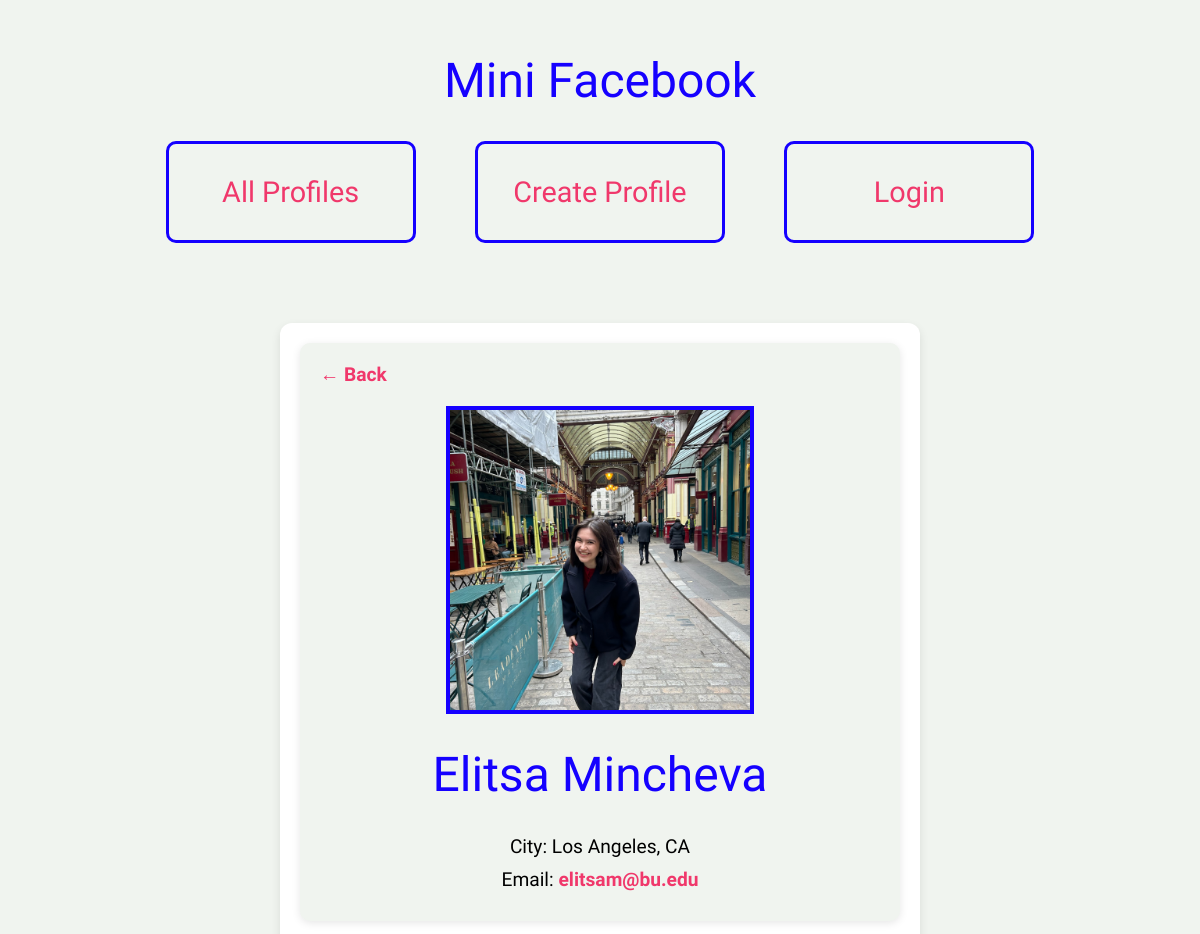
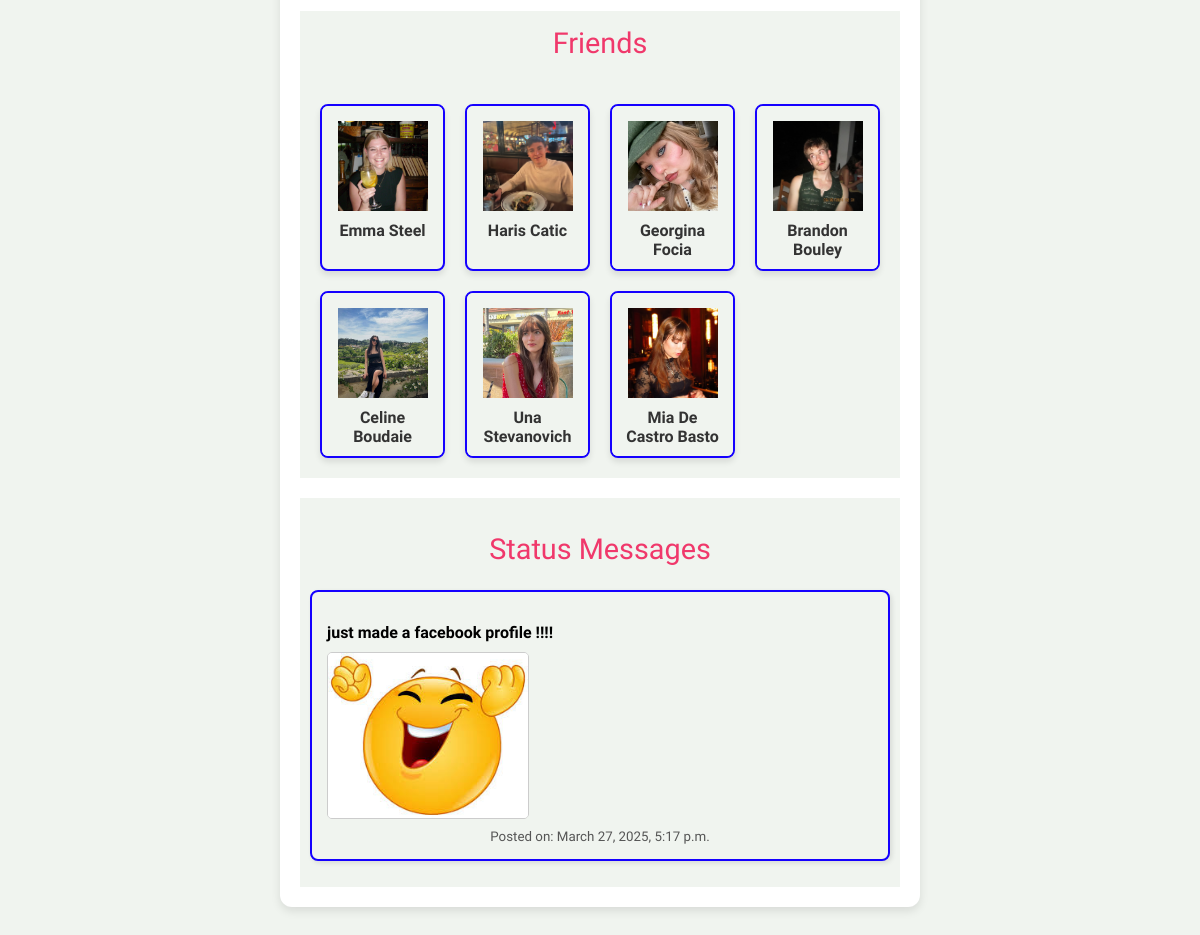
Screenshot of /mini_fb/profile/9 with the database file from the repository (2 pictures, top to bottom).
### mini_fb/models.py (models this page shows, shortened)
class Profile(models.Model):
    first_name = models.CharField(max_length=50)    # user's first name
    last_name = models.CharField(max_length=50)     # user's last name
    city = models.CharField(max_length=100)         # city of residence
    email = models.EmailField(unique=True)          # unique email for each profile
    image_file = models.ImageField(blank=True)      # profile pic image upload
    user = models.ForeignKey(User, on_delete=models.CASCADE)
    def get_status_messages(self):
        return self.status_messages.all().order_by('-timestamp')
    def get_absolute_url(self):
        return reverse('profile', kwargs={'pk':self.pk})
    def get_friends(self):
        friends = Friend.objects.filter(
            models.Q(profile1=self) | models.Q(profile2=self)
        )
        friends_profiles = []
        for friend in friends:
            if friend.profile1 != self:
                friends_profiles.append(friend.profile1)
            if friend.profile2 != self:
                friends_profiles.append(friend.profile2)
        return friends_profiles

class StatusMessage(models.Model):
    timestamp = models.DateTimeField(auto_now_add=True) # timestamp of message creation
    message = models.TextField()    # the actual status emssage content
    profile = models.ForeignKey(Profile, on_delete=models.CASCADE, related_name="status_messages")  # link the status message to the associated profile
    def get_images(self):
        return Image.objects.filter(status_images__status_message=self)

class Image(models.Model):
    profile = models.ForeignKey(Profile, on_delete=models.CASCADE, related_name="images")   # link the image to the profile
    image_file = models.ImageField(upload_to='images/')
    timestamp = models.DateTimeField(auto_now_add=True)
    caption = models.TextField(blank=True, null=True)

### mini_fb/views.py (the view)
# urls.py: path(r'profile/<int:pk>', ProfileView.as_view(), name="profile"),
class ProfileView(BaseView, DetailView):
    model = Profile
    template_name = "mini_fb/profile.html"
    context_object_name = "profile"

### mini_fb/views.py (called while the page is built)
    def get_context_data(self, **kwargs):
            context = super().get_context_data(**kwargs)
            if self.request.user.is_authenticated:
                logged_in_profile = Profile.objects.filter(user=self.request.user).first()
                context['logged_in_profile'] = logged_in_profile
            return context

### mini_fb/templates/mini_fb/profile.html (shortened to what this page needs)
{% extends 'mini_fb/base.html' %}
{% block content %}
<div class="profile-container">
    <div class="profile-card">
        <a href="{% url 'show_all_profiles' %}" class="back-button">&larr; Back</a>
        <div class="profile-info">
            <div class="profile-image">
                {% if profile.image_file %}
                <img src="{{ profile.image_file.url }}" alt="Profile Image">
                {% else %}
                <span class="no-image">No Image Available</span>
                {% endif %}
            </div>
            <h1>{{ profile.first_name }} {{ profile.last_name }}</h1>
            <p class="city"><strong>City:</strong> {{ profile.city }}</p>
            <p class="email"><strong>Email:</strong> <a href="mailto:{{ profile.email }}">{{ profile.email }}</a></p>
        </div>
    </div>
    <div class="friends-list">
        <h2>Friends</h2>
        {% if profile.get_friends %}
        <div class="friend-cards">
            {% for friend in profile.get_friends %}
            <div class="friend-card">
                <a href="{{ friend.get_absolute_url }}">
                    <div class="friend-image">
                        <img src="{{ friend.image_file.url }}"
                            alt="{{ friend.first_name }} {{ friend.last_name }}'s profile photo">
                    </div>
                    <div class="friend-name">
                        <p>{{ friend.first_name }} {{ friend.last_name }}</p>
                    </div>
                </a>
            </div>
            {% endfor %}
        </div>
        {% else %}
        <p>No friends available.</p>
        {% endif %}
    </div>
    <div class="status-messages">
        <h2>Status Messages</h2>
        {% if profile.get_status_messages %}
        <ul>
            {% for status in profile.get_status_messages %}
            <li>
                <p>{{ status.message }}</p>
                {% with status.get_images as images %}
                {% if images %}
                <div class="status-images">
                    {% for img in images %}
                    <img src="{{ img.image_file.url }}" alt="{{ img.caption|default:'Image' }}" width="200">
                    {% endfor %}
                </div>
                {% endif %}
                {% endwith %}
                <small>Posted on: {{ status.timestamp }}</small>
            </li>
            {% endfor %}
        </ul>
        {% else %}
        <p>No status messages available.</p>
        {% endif %}
    </div>
</div>
{% endblock %}

### static/mini-fb-styles.css (style rules this page uses)
* { font-family: "Inconsolata", serif; font-optical-sizing: auto; font-weight: 400; font-style: normal; font-variation-settings: "wdth" 100; background-color: #F0F4EF; }
body { margin: 20px; }
h1 { font-family: "Inconsolata", serif; font-optical-sizing: auto; font-weight: 500; font-style: normal; font-variation-settings: "wdth" 100; color: #1500ff; font-size: 3em; }
h2 { color: #F0386B; font-weight: 500; font-size: 1.8em; }
a { text-decoration: none; color: inherit; }
.profile-container { max-width: 600px; margin: 50px auto; padding: 20px; background: white; border-radius: 12px; box-shadow: 0px 4px 10px rgba(0, 0, 0, 0.1); text-align: center; }
.profile-image img { width: 300px; height: 300px; object-fit: cover; border: 4px solid #1500ff; }
.profile-card { background: #F0F4EF; padding: 20px; border-radius: 10px; box-shadow: 0px 2px 8px rgba(0, 0, 0, 0.1); text-align: left; }
.profile-info { text-align: center; }
.profile-card p { font-size: 1.2em; margin: 10px 0; }
.profile-card a { color: #F0386B; font-weight: bold; text-decoration: none; }
.back-button { text-decoration: none; color: #F0386B; font-weight: bold; font-size: 1.2em; margin-bottom: 20px; display: inline-block; }
.status-messages { padding: 10px; }
.status-messages { margin-top: 20px; }
.status-messages ul { list-style-type: none; padding: 0; }
.status-messages li { border: 2px solid #1500ff; padding: 15px; margin-bottom: 15px; border-radius: 8px; box-shadow: 2px 2px 5px rgba(0, 0, 0, 0.1); }
.status-messages p { font-size: 16px; font-weight: bold; margin-bottom: 10px; text-align: left; }
.status-messages small { color: #555; display: block; margin-top: 10px; }
.status-images { display: grid; grid-template-columns: repeat(auto-fill, minmax(200px, 1fr)); gap: 10px; margin-top: 10px; }
.status-images img { width: 100%; max-width: 200px; height: auto; border-radius: 5px; border: 1px solid #ccc; }
.friend-cards { display: grid; grid-template-columns: repeat(4, 1fr); gap: 20px; padding: 20px; }
.friend-card { border: 2px solid #1500ff; border-radius: 8px; overflow: hidden; box-shadow: 0 4px 6px rgba(0, 0, 0, 0.1); transition: transform 0.3s ease; }
.friend-image img { width: 90px; height: 90px; object-fit: cover; margin-top: 15px; }
.friend-name { padding: 10px; }
.friend-name p { margin: 0; font-weight: bold; color: #333; }

### rows the page displays
Profile: image_file (picture), first_name "Elitsa", last_name "Mincheva", city "Los Angeles, CA", email "elitsam@bu.edu"
Profile: image_file (picture), first_name "Emma", last_name "Steel"
Profile: image_file (picture), first_name "Haris", last_name "Catic"
Profile: image_file (picture), first_name "Georgina", last_name "Focia"
Profile: image_file (picture), first_name "Brandon", last_name "Bouley"
Profile: image_file (picture), first_name "Celine", last_name "Boudaie"
Profile: image_file (picture), first_name "Una", last_name "Stevanovich"
Profile: image_file (picture), first_name "Mia", last_name "De Castro Basto"
StatusMessage: message "just made a facebook profile !!!!", timestamp "March 27, 2025, 5:17 p.m."
Image: image_file (picture)
